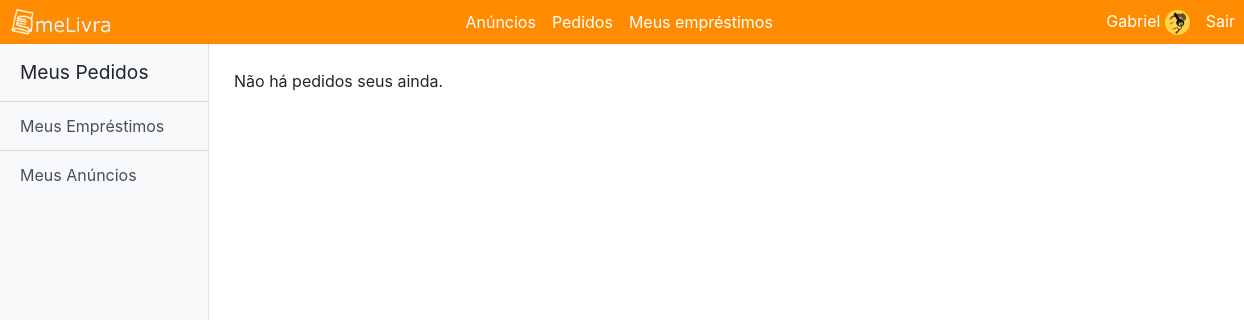
The page /PHP/telaMeusPedidos.php (signed in) on the database its author committed.
### tables this page shows
CREATE TABLE `usuario` (
  `idUsuario` int(11) NOT NULL,
  `nome` varchar(16) DEFAULT NULL,
  `sobrenome` varchar(20) NOT NULL,
  `senha` varchar(250) DEFAULT NULL,
  `email` varchar(60) DEFAULT NULL,
  `admin` char(1) DEFAULT NULL,
  `imagem` varchar(200) DEFAULT NULL,
  `celular` int(11) DEFAULT NULL,
  `nota` float DEFAULT NULL
);

### PHP/telaMeusPedidos.php (the view, shortened to what this page needs)
?>     <!DOCTYPE html>
    <head>
        <link rel="stylesheet" type="text/css" href="../CSS/estiloBase.css">
       <link rel="stylesheet" href="../bootstrap/css/bootstrap.min.css">
    </head>
    <body>
<?php
  if($_SESSION['email'])
    $email= $_SESSION['email'];
  else header('Location: ../HTML/telaInicial.html');
    $con = mysqli_connect('localhost','id11285427_dezordi','00112233', 'id11285427_melivra');
  if($con){
    $busca = mysqli_query($con, "SELECT nome FROM usuario WHERE email = '$email'") or die(mysqli_error($con));
  $row = mysqli_fetch_array($busca);
$name = $row['nome'];
      $busca2 = mysqli_query($con, "SELECT * FROM usuario WHERE email = '$email'") or die(mysqli_error($con));
      $row2 = mysqli_fetch_array($busca2);
      $idUser = $row2['idUsuario'];
      $onerro="this.src='../Imagens/fotoUser.png'";
}
?>
      <nav class="navbar navbar-expand-md">
      <img class="navbar-brand" src="../Imagens/meLivra - Logo.png">
      <div class="collapse navbar-collapse" id="main-navigation">
        <ul class="navbar-nav justify-content-center d-flex flex-fill">
          <li class="nav-item">
            <a class="nav-link" href="telaAnuncio.php">Anúncios</a>
          </li>
          <li class="nav-item">
            <a class="nav-link" href="telaPedido.php">Pedidos</a>
          </li>
          <li class="nav-item">
            <a class="nav-link" href="#">Meus empréstimos</a>
          </li>
        </ul>
        <ul class="navbar-nav ml:auto">
          <li class="nav-item">
<?php
echo '<div class="nav-link"><a href="#">'.$name.'</a>
<img src="../Imagens/'.$row2['imagem'].'" onerror='.$onerro.'>'
?>
          </li>
          <li class="nav-item">
            <a class="nav-link" href="?link=1">Sair</a>
          </li>
        </ul>
      </div>
    </nav>
        <div id="wrapper" class="d-flex">
            <div id="sidebar-wrapper" class="bg-light border-right">
                <div class="sidebar-heading">Meus Pedidos</div>
                   <div class="list-group list-group-flush">
                       <a href="telaEmprestimo.php" class="list-group-item list-group-item-action bg-light">Meus Empréstimos</a>
                       <a href="telaMeusAnuncios.php" class="list-group-item list-group-item-action bg-light">Meus Anúncios</a>
                   </div>
            </div>
            <header class="page-header header container-fluid">
            <div id="page-content-wrapper">
        <?php
        if($con){
            $busca2 = mysqli_query($con, "SELECT * FROM postagem WHERE tipo ='b' and idUsuario =". $idUser ." ORDER BY idPostagem DESC") or die(mysqli_error($con));
        }
        if(mysqli_num_rows($busca2) > 0 ){
            while($row = mysqli_fetch_array($busca2)){
                $buscaLivro = mysqli_query($con, "SELECT * FROM livro WHERE idLivro= '".$row['idLivro']."'") or die(mysqli_error($con));
                $rowLivro = mysqli_fetch_array($buscaLivro) ;
                $buscaUser = mysqli_query($con, "SELECT * FROM usuario WHERE idUsuario = '".$row['idUsuario']."'") or die(mysqli_error($con));
                $rowUser= mysqli_fetch_array($buscaUser) ;
                $idp= $row['idPostagem'];
                $onerro1="this.src='../Imagens/HoraDaEstrela.jpg'";
                echo '<div class="postagem">
            <div class="dados"><h4>'.$rowLivro['titulo'].'</h4>
                <img class="fotoLivro" src="'.$rowLivro['foto'].'" onerror='.$onerro1.'>
            <h5>'.$rowLivro['autor'].'</h5><br>
            <h6><b>Data de devolução:</b> <br>'.$row['dt_entrega'].'</h6>
          </div>
          <div class="user">';
        $buscaNota = mysqli_query($con, "SELECT ROUND(AVG(nota),1) AS media FROM avaliacao WHERE idUsuario ='".$rowUser['idUsuario']."'") or die(mysqli_error($con));
        $rowNota= mysqli_fetch_array($buscaNota);
        if (empty($rowNota['media'])){
            echo '<h6> 0 <img class="fotoEstrela" src="../Imagens/estrela.png"></h6>';
        }else{
         echo '<h6>'.$rowNota['media'].' <img class="fotoEstrela" src="../Imagens/estrela.png"></h6>';}
        echo '
            <img class="fotoUser" src="../Imagens/'.$rowUser['imagem'].'" onerror='.$onerro.'>
            <h5>'.$rowUser['nome']. ' </h5>
               <a class="btn btn-light" href="../PHP/telaPropostaPedido.php?idp='.$idp.'">Ver propostas</a>
          </div>
        </div>';
            }}else {echo 'Não há pedidos seus ainda.';}
        ?>
            </div>
        </div>
    </body>
    </html>

### CSS/estiloBase.css (style rules this page uses)
body { padding: 0px; margin: 0px; }
.navbar-brand { width:105px; height:40px; margin-left: 8px; }
.navbar.navbar-expand-md { background-color: darkorange; margin:0px; padding:1px; }
.nav-link { color:white; }
.nav-link a { color:white; font-style: normal; }
.navbar-collapse { margin-left: 10px; }
#sidebar-wrapper { min-height: 100vh; margin-left: -15rem; -webkit-transition: margin .25s ease-out; -moz-transition: margin .25s ease-out; -o-transition: margin .25s ease-out; transition: margin .25s ease-out; }
#sidebar-wrapper .sidebar-heading { padding: 0.875rem 1.25rem; font-size: 1.2rem; }
#sidebar-wrapper .list-group { width: 13rem; }
#page-content-wrapper { min-width: 80vw; margin: 25px; }
@media (min-width: 560px) { #sidebar-wrapper { margin-left: 0; } }
@media (min-width: 560px) { #page-content-wrapper { min-width: 80vw; margin-left: 10px; } }
.nav-link img { height:25px; display: inline-block; border-radius:50%; }

### rows shown on the page
usuario: nome "Gabriel", imagem (picture)
